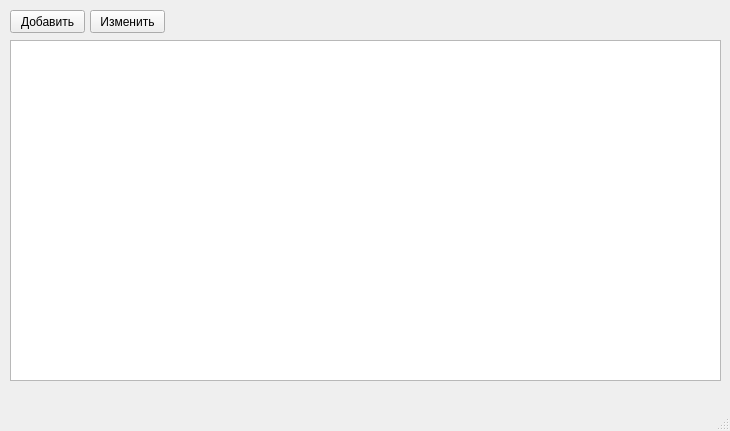
<?xml version="1.0" encoding="UTF-8"?>
<ui version="4.0">
 <class>MainWindow</class>
 <widget class="QMainWindow" name="MainWindow">
  <property name="geometry">
   <rect>
    <x>0</x>
    <y>0</y>
    <width>730</width>
    <height>431</height>
   </rect>
  </property>
  <property name="windowTitle">
   <string>MainWindow</string>
  </property>
  <widget class="QWidget" name="centralwidget">
   <widget class="QTableWidget" name="tableWidget">
    <property name="geometry">
     <rect>
      <x>10</x>
      <y>40</y>
      <width>711</width>
      <height>341</height>
     </rect>
    </property>
   </widget>
   <widget class="QPushButton" name="pushButton">
    <property name="geometry">
     <rect>
      <x>10</x>
      <y>10</y>
      <width>75</width>
      <height>23</height>
     </rect>
    </property>
    <property name="text">
     <string>Добавить</string>
    </property>
   </widget>
   <widget class="QPushButton" name="pushButton_2">
    <property name="geometry">
     <rect>
      <x>90</x>
      <y>10</y>
      <width>75</width>
      <height>23</height>
     </rect>
    </property>
    <property name="text">
     <string>Изменить</string>
    </property>
   </widget>
  </widget>
  <widget class="QMenuBar" name="menubar">
   <property name="geometry">
    <rect>
     <x>0</x>
     <y>0</y>
     <width>730</width>
     <height>21</height>
    </rect>
   </property>
  </widget>
  <widget class="QStatusBar" name="statusbar"/>
 </widget>
 <resources/>
 <connections/>
</ui>
